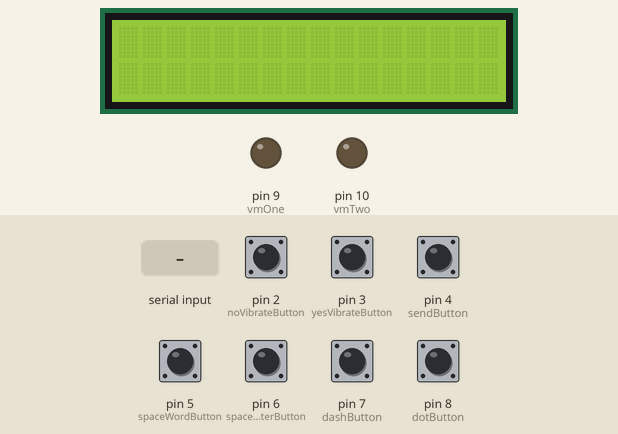
The sketch below on a simulated Arduino Uno, built with avr-gcc and run on an emulated ATmega328P. On the bench: 16×2 character LCD, output pins drawn as LEDs (lit = HIGH). Inputs (shaded band) come from the test bench; at power-on: pin 2 (noVibrateButton), pin 3 (yesVibrateButton), pin 4 (sendButton), pin 5 (spaceWordButton), pin 6 (spaceLetterButton), pin 7 (dashButton), pin 8 (dotButton) LOW. What the sketch prints to the serial monitor is not drawn.

Above: at 1.2 s.
1.3 s: pin 4 (sendButton) pulled HIGH for 0.15 s
2.9 s: "2\n" received over Serial
5.9 s: byte 49 (49) received over Serial
8.0 s: byte 51 (51) received over Serial
11.0 s: pin 7 (dashButton) pulled HIGH for 1 s
At 12.6 s:
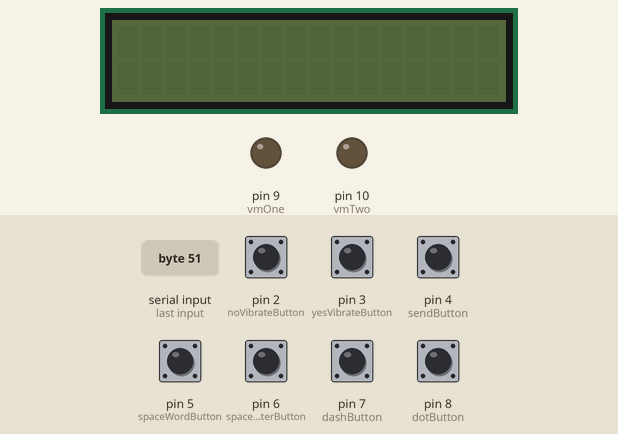
13.5 s: pin 8 (dotButton) pulled HIGH for 1 s
At 13.7 s:
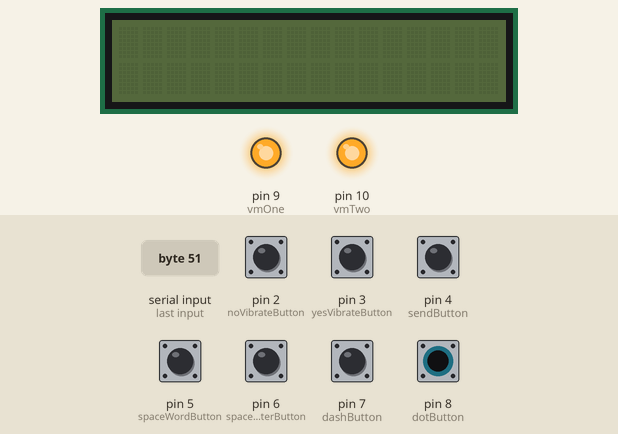
Timing chart, 0 to 16.5 s (numbered marks = the images above; inputs shaded):
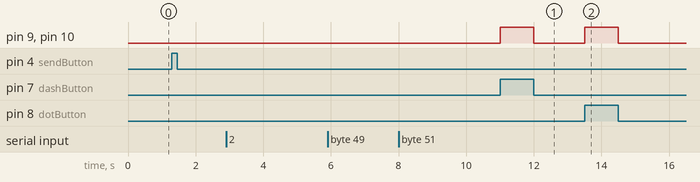

The sketch:

MorseCode.ino
```cpp
#include <Wire.h>
#include <LiquidCrystal_I2C.h>

#define SIZE 26
#define vmOne 9
#define vmTwo 10
const int dotButton=8;
const int dashButton=7;
const int sendButton=4;
const int spaceLetterButton=6;
const int spaceWordButton=5;
const int yesVibrateButton=3;
const int noVibrateButton=2;

String morseCode="";
String text="";
int characterAscii=0;
int startPos=0, endPos=0;
int startPos1=0, endPos1=0;
String characterCode="";
int dashButtonState=0;
int dotButtonState=0;
int sendButtonState=0;
int spaceLetterButtonState=0;
int spaceWordButtonState=0;
int yesVibrateButtonState=0;
int noVibrateButtonState=0;

LiquidCrystal_I2C lcd(0x27, 16, 2);

//Array of MorseCode for letters of English Language A to Z
String letters[SIZE]={

// A to I
".-", "-...", "-.-.", "-..", ".", "..-.", "--.", "....", "..",
// J to R
".---", "-.-", ".-..", "--", "-.", "---", ".--.", "--.-", ".-.",
// S to Z
"...", "-", "..-", "...-", ".--", "-..-", "-.--", "--.."
};


void setup() {
  // put your setup code here, to run once:
//Getting things Ready
//pinMode(ledPin, OUTPUT);
pinMode(dotButton, INPUT);
pinMode(dashButton, INPUT);
pinMode(sendButton, INPUT);
pinMode(spaceLetterButton, INPUT);
pinMode(spaceWordButton, INPUT);
pinMode(yesVibrateButton, INPUT);
pinMode(noVibrateButton, INPUT);
pinMode(vmOne, OUTPUT);
pinMode(vmTwo, OUTPUT);
lcd.begin();
Serial.begin(9600);

Serial.println("\n\nEnter Your Morse Code Here  ");

}


void loop() {
  // put your main code here, to run repeatedly:

  sendButtonState = digitalRead(sendButton);
  spaceLetterButtonState = digitalRead(spaceLetterButton);
  spaceWordButtonState = digitalRead(spaceWordButton);

  if(sendButtonState == HIGH){
    Serial.print("\n");
        morseCode.concat('#');// Placeing # at the end of morseCode to simplify further processing

         Serial.print("\nYour Morse code Translation :  ");

        endPos1=morseCode.indexOf('#');

        while(endPos1 < morseCode.length() )
        {
            extractLetters(morseCode.substring(startPos1, endPos1)); // This function would extract Letter as name suggest and would convert  code to text SIMPLE!
           startPos1=endPos1+1;
           if(startPos1 == morseCode.length() )
           {
              break;
           }
           endPos1= morseCode.indexOf('#', startPos1);
        }
        startPos1=0;
        endPos1=0;

        text=""; //  For New Translation
        morseCode="";
        Serial.println("\n\nEnter Your Morse Code Here ");
        delay(1000);
  }else if(spaceLetterButtonState == HIGH){
         morseCode.concat("@");
        Serial.print("@");
        delay(200);
  }else if(spaceWordButtonState == HIGH){
     morseCode.concat("#");
        Serial.print("#");
        delay(200);
  }

while(Serial.available() > 0 )
{
      int ascii=Serial.read();

      switch(ascii)
      {
        case 49: // 49 is Ascii value of 1

        Serial.print("\n");
        morseCode.concat('#');// Placeing # at the end of morseCode to simplify further processing

         Serial.print("\nYour Morse code Translation :  ");

        endPos1=morseCode.indexOf('#');

        while(endPos1 < morseCode.length() )
        {
            extractLetters(morseCode.substring(startPos1, endPos1)); // This function would extract Letter as name suggest and would convert  code to text SIMPLE!
           startPos1=endPos1+1;
           if(startPos1 == morseCode.length() )
           {
              break;
           }
           endPos1= morseCode.indexOf('#', startPos1);
        }
        startPos1=0;
        endPos1=0;

        text=""; //  For New Translation
        morseCode="";
        Serial.println("\n\nEnter Your Morse Code Here ");


        break;

        case 50: // 50 is Ascii value of 2

        morseCode.concat("@");
        Serial.print("@");
        delay(200);

        break;

        case 51: // 51 is Ascii value of 3

        morseCode.concat("#");
        Serial.print("#");
        delay(200);

        break;

      }

}

process();

}

void turnONLedSpeaker()
{
  //Turn ON LED
  //digitalWrite(ledPin, HIGH);
  //tone(speakerPin, 4699, 300); // tone(speakerPin, frequency, duration in milliSec)

}

void process()
{

  dotButtonState=digitalRead(dotButton);
  dashButtonState=digitalRead(dashButton);
  yesVibrateButtonState=digitalRead(yesVibrateButton);
  noVibrateButtonState=digitalRead(noVibrateButton);

  if(yesVibrateButtonState == HIGH){
    digitalWrite(vmOne, HIGH);
    digitalWrite(vmTwo, HIGH);
    delay(1000);
    digitalWrite(vmOne, LOW);
    digitalWrite(vmTwo, LOW);
  }else if(noVibrateButtonState == HIGH){
    digitalWrite(vmTwo, HIGH);
    digitalWrite(vmOne, HIGH);
    delay(800);
    digitalWrite(vmTwo  , LOW);
    digitalWrite(vmOne, LOW);
  }

  if(dashButtonState == HIGH)
  {
    turnONLedSpeaker();

    morseCode.concat("-"); // Storing code in variable morseCode with the help of concatenation function
    Serial.print("-");//Prints User entered Code
    digitalWrite(vmOne, HIGH);
    digitalWrite(vmTwo, HIGH);
    delay(500);
    digitalWrite(vmOne, LOW);
    digitalWrite(vmTwo, LOW);
  }
  else if(dotButtonState == HIGH)
  {
   turnONLedSpeaker();

   morseCode.concat(".");
   Serial.print(".");
   digitalWrite(vmOne, HIGH);
   digitalWrite(vmTwo, HIGH);
   delay(200);
   digitalWrite(vmOne, LOW);
   digitalWrite(vmTwo, LOW);

  }
  else
  {
    //Turn OFF LED
    //digitalWrite(ledPin, LOW);

  }

}

char convertIntoText(String characterCode)
{
  characterAscii=65;

  for(int index=0; index<SIZE; index++)
  {
    if(characterCode == letters[index])
    {
      return characterAscii;
    }
    characterAscii++;
  }

}

void extractLetters(String words)
{
        words.concat('@'); // Placeing @ at the end of word to simplify further processing

        endPos=words.indexOf('@');


        //Loop to extracting single character morse Code from string of word
        while( endPos<words.length() )
       {
         characterCode=words.substring(startPos, endPos);

         //Now CharacterCode will now convert in text

         text.concat(convertIntoText(characterCode));

         startPos=endPos+1;
         characterCode="";

          // if condition is just to terminate loop when our extracting single character code is complete thats all
         if(startPos == words.length() )
         {
           break;
         }

         endPos=words.indexOf('@', startPos);

       }


        Serial.print(text);
        Serial.print(" ");
        lcd.backlight();
        lcd.clear();
        lcd.print(text);
        delay(4000);
        lcd.clear();
        lcd.noBacklight();
        startPos=0;
        endPos=0;
        text="";

}
```

Measured:
- after the input at 11.0 s, pin 9 (vmOne), pin 10 (vmTwo): LOW → HIGH at once, → LOW 1.0 s later
- after the input at 13.5 s, pin 9 (vmOne), pin 10 (vmTwo): LOW → HIGH at once, → LOW 1.0 s later
